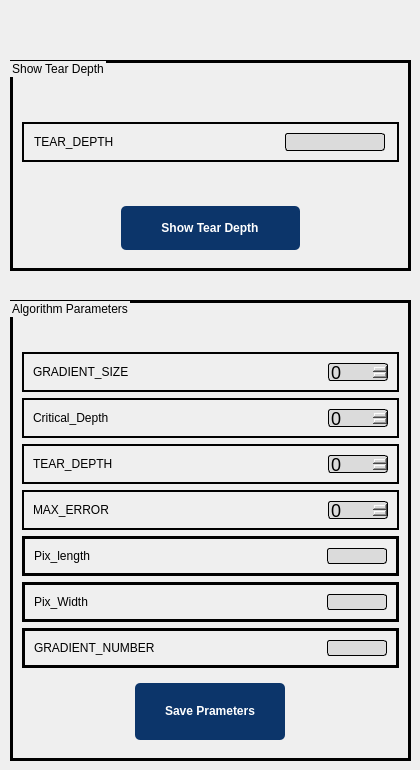
                   <widget class="QWidget" name="tab_3">
                    <attribute name="title">
                     <string>Algorithm Parameters</string>
                    </attribute>
                    <widget class="QGroupBox" name="groupBox_19">
                     <property name="geometry">
                      <rect>
                       <x>10</x>
                       <y>300</y>
                       <width>401</width>
                       <height>461</height>
                      </rect>
                     </property>
                     <property name="styleSheet">
                      <string notr="true">font: 18pt &quot;Mongolian Baiti&quot;;
border: 3px solid back</string>
                     </property>
                     <property name="title">
                      <string>Algorithm Parameters</string>
                     </property>
                     <layout class="QVBoxLayout" name="verticalLayout_26">
                      <item>
                       <spacer name="verticalSpacer_12">
                        <property name="orientation">
                         <enum>Qt::Vertical</enum>
                        </property>
                        <property name="sizeType">
                         <enum>QSizePolicy::Fixed</enum>
                        </property>
                        <property name="sizeHint" stdset="0">
                         <size>
                          <width>20</width>
                          <height>40</height>
                         </size>
                        </property>
                       </spacer>
                      </item>
                      <item>
                       <widget class="QFrame" name="frame_84">
                        <property name="minimumSize">
                         <size>
                          <width>0</width>
                          <height>40</height>
                         </size>
                        </property>
                        <property name="maximumSize">
                         <size>
                          <width>16777215</width>
                          <height>40</height>
                         </size>
                        </property>
                        <property name="styleSheet">
                         <string notr="true">border: 2px solid back</string>
                        </property>
                        <property name="frameShape">
                         <enum>QFrame::StyledPanel</enum>
                        </property>
                        <property name="frameShadow">
                         <enum>QFrame::Raised</enum>
                        </property>
                        <layout class="QHBoxLayout" name="horizontalLayout_79">
                         <item>
                          <widget class="QLabel" name="label_56">
                           <property name="styleSheet">
                            <string notr="true">font: 13pt &quot;Mongolian Baiti&quot;;
border: no</string>
                           </property>
                           <property name="text">
                            <string>GRADIENT_SIZE</string>
                           </property>
                          </widget>
                         </item>
                         <item>
                          <widget class="QSpinBox" name="SpinBox_GRADIENT_SIZE">
                           <property name="maximumSize">
                            <size>
                             <width>60</width>
                             <height>29</height>
                            </size>
                           </property>
                           <property name="styleSheet">
                            <string notr="true">background-color :rgb(219, 219, 219);
border-style: solid;
border-width: 1;
border-radius: 3;
font-size:18px;</string>
                           </property>
                           <property name="maximum">
                            <number>100000</number>
                           </property>
                           <property name="stepType">
                            <enum>QAbstractSpinBox::DefaultStepType</enum>
                           </property>
                          </widget>
                         </item>
                        </layout>
                       </widget>
                      </item>
                      <item>
                       <widget class="QFrame" name="frame_89">
                        <property name="maximumSize">
                         <size>
                          <width>16777215</width>
                          <height>40</height>
                         </size>
                        </property>
                        <property name="styleSheet">
                         <string notr="true">border: 2px solid back</string>
                        </property>
                        <property name="frameShape">
                         <enum>QFrame::StyledPanel</enum>
                        </property>
                        <property name="frameShadow">
                         <enum>QFrame::Raised</enum>
                        </property>
                        <layout class="QHBoxLayout" name="horizontalLayout_80">
                         <item>
                          <widget class="QLabel" name="label_57">
                           <property name="styleSheet">
                            <string notr="true">font: 13pt &quot;Mongolian Baiti&quot;;
border: no</string>
                           </property>
                           <property name="text">
                            <string>Critical_Depth</string>
                           </property>
                          </widget>
                         </item>
                         <item>
                          <widget class="QSpinBox" name="SpinBox_Critical_Depth">
                           <property name="maximumSize">
                            <size>
                             <width>60</width>
                             <height>33</height>
                            </size>
                           </property>
                           <property name="styleSheet">
                            <string notr="true">background-color :rgb(219, 219, 219);
border-style: solid;
border-width: 1;
border-radius: 3;
font-size:18px;</string>
                           </property>
                           <property name="maximum">
                            <number>10000</number>
                           </property>
                           <property name="stepType">
                            <enum>QAbstractSpinBox::DefaultStepType</enum>
                           </property>
                          </widget>
                         </item>
                        </layout>
                       </widget>
                      </item>
                      <item>
                       <widget class="QFrame" name="frame_90">
                        <property name="maximumSize">
                         <size>
                          <width>16777215</width>
                          <height>40</height>
                         </size>
                        </property>
                        <property name="styleSheet">
                         <string notr="true">border: 2px solid back</string>
                        </property>
                        <property name="frameShape">
                         <enum>QFrame::StyledPanel</enum>
                        </property>
                        <property name="frameShadow">
                         <enum>QFrame::Raised</enum>
                        </property>
                        <layout class="QHBoxLayout" name="horizontalLayout_81">
                         <item>
                          <widget class="QLabel" name="label_58">
                           <property name="styleSheet">
                            <string notr="true">font: 13pt &quot;Mongolian Baiti&quot;;
border: no</string>
                           </property>
                           <property name="text">
                            <string>TEAR_DEPTH</string>
                           </property>
                          </widget>
                         </item>
                         <item>
                          <widget class="QSpinBox" name="SpinBox_TEAR_DEPTH">
                           <property name="maximumSize">
                            <size>
                             <width>60</width>
                             <height>33</height>
                            </size>
                           </property>
                           <property name="styleSheet">
                            <string notr="true">background-color :rgb(219, 219, 219);
border-style: solid;
border-width: 1;
border-radius: 3;
font-size:18px;</string>
                           </property>
                           <property name="maximum">
                            <number>2000</number>
                           </property>
                           <property name="stepType">
                            <enum>QAbstractSpinBox::DefaultStepType</enum>
                           </property>
                          </widget>
                         </item>
                        </layout>
                       </widget>
                      </item>
                      <item>
                       <widget class="QFrame" name="frame_91">
                        <property name="maximumSize">
                         <size>
                          <width>16777215</width>
                          <height>40</height>
                         </size>
                        </property>
                        <property name="styleSheet">
                         <string notr="true">border: 2px solid back</string>
                        </property>
                        <property name="frameShape">
                         <enum>QFrame::StyledPanel</enum>
                        </property>
                        <property name="frameShadow">
                         <enum>QFrame::Raised</enum>
                        </property>
                        <layout class="QHBoxLayout" name="horizontalLayout_82">
                         <item>
                          <widget class="QLabel" name="label_59">
                           <property name="styleSheet">
                            <string notr="true">font: 13pt &quot;Mongolian Baiti&quot;;
border: no</string>
                           </property>
                           <property name="text">
                            <string>MAX_ERROR</string>
                           </property>
                          </widget>
                         </item>
                         <item>
                          <widget class="QSpinBox" name="SpinBox_MAX_ERROR">
                           <property name="minimumSize">
                            <size>
                             <width>33</width>
                             <height>0</height>
                            </size>
                           </property>
                           <property name="maximumSize">
                            <size>
                             <width>60</width>
                             <height>33</height>
                            </size>
                           </property>
                           <property name="styleSheet">
                            <string notr="true">background-color :rgb(219, 219, 219);
border-style: solid;
border-width: 1;
border-radius: 3;
font-size:18px;</string>
                           </property>
                           <property name="maximum">
                            <number>10000000</number>
                           </property>
                           <property name="stepType">
                            <enum>QAbstractSpinBox::DefaultStepType</enum>
                           </property>
                          </widget>
                         </item>
                        </layout>
                       </widget>
                      </item>
                      <item>
                       <widget class="QFrame" name="frame_26">
                        <property name="maximumSize">
                         <size>
                          <width>16777215</width>
                          <height>40</height>
                         </size>
                        </property>
                        <property name="frameShape">
                         <enum>QFrame::StyledPanel</enum>
                        </property>
                        <property name="frameShadow">
                         <enum>QFrame::Raised</enum>
                        </property>
                        <layout class="QHBoxLayout" name="horizontalLayout_86">
                         <item>
                          <widget class="QLabel" name="label_23">
                           <property name="styleSheet">
                            <string notr="true">font: 13pt &quot;Mongolian Baiti&quot;;
border: no</string>
                           </property>
                           <property name="text">
                            <string>Pix_length</string>
                           </property>
                          </widget>
                         </item>
                         <item>
                          <widget class="QLineEdit" name="pix_length">
                           <property name="maximumSize">
                            <size>
                             <width>60</width>
                             <height>16777215</height>
                            </size>
                           </property>
                           <property name="styleSheet">
                            <string notr="true">background-color :rgb(219, 219, 219);
border-style: solid;
border-width: 1;
border-radius: 3;
font-size:18px;</string>
                           </property>
                          </widget>
                         </item>
                        </layout>
                       </widget>
                      </item>
                      <item>
                       <widget class="QFrame" name="frame_94">
                        <property name="maximumSize">
                         <size>
                          <width>16777215</width>
                          <height>40</height>
                         </size>
                        </property>
                        <property name="frameShape">
                         <enum>QFrame::StyledPanel</enum>
                        </property>
                        <property name="frameShadow">
                         <enum>QFrame::Raised</enum>
                        </property>
                        <layout class="QHBoxLayout" name="horizontalLayout_87">
                         <item>
                          <widget class="QLabel" name="label_39">
                           <property name="styleSheet">
                            <string notr="true">font: 13pt &quot;Mongolian Baiti&quot;;
border: no</string>
                           </property>
                           <property name="text">
                            <string>Pix_Width</string>
                           </property>
                          </widget>
                         </item>
                         <item>
                          <widget class="QLineEdit" name="pix_width">
                           <property name="maximumSize">
                            <size>
                             <width>60</width>
                             <height>16777215</height>
                            </size>
                           </property>
                           <property name="styleSheet">
                            <string notr="true">background-color :rgb(219, 219, 219);
border-style: solid;
border-width: 1;
border-radius: 3;
font-size:18px;</string>
                           </property>
                          </widget>
                         </item>
                        </layout>
                       </widget>
                      </item>
                      <item>
                       <widget class="QFrame" name="frame_95">
                        <property name="maximumSize">
                         <size>
                          <width>16777215</width>
                          <height>40</height>
                         </size>
                        </property>
                        <property name="frameShape">
                         <enum>QFrame::StyledPanel</enum>
                        </property>
                        <property name="frameShadow">
                         <enum>QFrame::Raised</enum>
                        </property>
                        <layout class="QHBoxLayout" name="horizontalLayout_88">
                         <item>
                          <widget class="QLabel" name="label_137">
                           <property name="styleSheet">
                            <string notr="true">font: 13pt &quot;Mongolian Baiti&quot;;
border: no</string>
                           </property>
                           <property name="text">
                            <string>GRADIENT_NUMBER</string>
                           </property>
                          </widget>
                         </item>
                         <item>
                          <widget class="QLineEdit" name="gradient_number">
                           <property name="maximumSize">
                            <size>
                             <width>60</width>
                             <height>16777215</height>
                            </size>
                           </property>
                           <property name="styleSheet">
                            <string notr="true">background-color :rgb(219, 219, 219);
border-style: solid;
border-width: 1;
border-radius: 3;
font-size:18px;</string>
                           </property>
                          </widget>
                         </item>
                        </layout>
                       </widget>
                      </item>
                      <item>
                       <widget class="QFrame" name="frame_22">
                        <property name="styleSheet">
                         <string notr="true">border:no
</string>
                        </property>
                        <property name="frameShape">
                         <enum>QFrame::StyledPanel</enum>
                        </property>
                        <property name="frameShadow">
                         <enum>QFrame::Raised</enum>
                        </property>
                        <layout class="QHBoxLayout" name="horizontalLayout_35">
                         <item>
                          <widget class="QFrame" name="frame_92">
                           <property name="minimumSize">
                            <size>
                             <width>0</width>
                             <height>36</height>
                            </size>
                           </property>
                           <property name="maximumSize">
                            <size>
                             <width>150</width>
                             <height>59</height>
                            </size>
                           </property>
                           <property name="styleSheet">
                            <string notr="true">QFrame{
	background: #0C356A;
border-radius:5px;
}
</string>
                           </property>
                           <property name="frameShape">
                            <enum>QFrame::Box</enum>
                           </property>
                           <property name="frameShadow">
                            <enum>QFrame::Raised</enum>
                           </property>
                           <property name="lineWidth">
                            <number>3</number>
                           </property>
                           <layout class="QHBoxLayout" name="horizontalLayout_83">
                            <item>
                             <widget class="QPushButton" name="Save_Algorithm_Parameters">
                              <property name="maximumSize">
                               <size>
                                <width>120</width>
                                <height>16777215</height>
                               </size>
                              </property>
                              <property name="cursor">
                               <cursorShape>PointingHandCursor</cursorShape>
                              </property>
                              <property name="toolTip">
                               <string/>
                              </property>
                              <property name="styleSheet">
                               <string notr="true">QPushButton{
	color: white;
    background-color:#0C356A;
	padding: 5px;
	font-size:12px;
	font-weight: bold;
	border-radius:7px;
background-color:transparent;
}

QPushButton:hover{
	background: #a3a3a3;
}

QPushButton:disabled {
    color: #8D8D8D;
}

QPushButton:pressed {
	background: rgb(0, 0, 0);
}

</string>
                              </property>
                              <property name="text">
                               <string>Save Prameters</string>
                              </property>
                              <property name="icon">
                               <iconset>
                                <normaloff>../icons/save.png</normaloff>../icons/save.png</iconset>
                              </property>
                              <property name="iconSize">
                               <size>
                                <width>26</width>
                                <height>26</height>
                               </size>
                              </property>
                             </widget>
                            </item>
                           </layout>
                          </widget>
                         </item>
                        </layout>
                       </widget>
                      </item>
                     </layout>
                    </widget>
                    <widget class="QGroupBox" name="groupBox_21">
                     <property name="geometry">
                      <rect>
                       <x>10</x>
                       <y>60</y>
                       <width>401</width>
                       <height>211</height>
                      </rect>
                     </property>
                     <property name="styleSheet">
                      <string notr="true">font: 18pt &quot;Mongolian Baiti&quot;;
border: 3px solid back</string>
                     </property>
                     <property name="title">
                      <string>Show Tear Depth</string>
                     </property>
                     <layout class="QVBoxLayout" name="verticalLayout_30">
                      <item>
                       <spacer name="verticalSpacer_11">
                        <property name="orientation">
                         <enum>Qt::Vertical</enum>
                        </property>
                        <property name="sizeType">
                         <enum>QSizePolicy::Fixed</enum>
                        </property>
                        <property name="sizeHint" stdset="0">
                         <size>
                          <width>20</width>
                          <height>50</height>
                         </size>
                        </property>
                       </spacer>
                      </item>
                      <item>
                       <widget class="QFrame" name="frame_23">
                        <property name="minimumSize">
                         <size>
                          <width>0</width>
                          <height>40</height>
                         </size>
                        </property>
                        <property name="maximumSize">
                         <size>
                          <width>16777215</width>
                          <height>39</height>
                         </size>
                        </property>
                        <property name="styleSheet">
                         <string notr="true">border: 2px solid back</string>
                        </property>
                        <property name="frameShape">
                         <enum>QFrame::StyledPanel</enum>
                        </property>
                        <property name="frameShadow">
                         <enum>QFrame::Raised</enum>
                        </property>
                        <layout class="QHBoxLayout" name="horizontalLayout_36">
                         <item>
                          <widget class="QLabel" name="label_38">
                           <property name="maximumSize">
                            <size>
                             <width>244</width>
                             <height>16777215</height>
                            </size>
                           </property>
                           <property name="styleSheet">
                            <string notr="true">font: 13pt &quot;Mongolian Baiti&quot;;
border: no</string>
                           </property>
                           <property name="text">
                            <string>TEAR_DEPTH</string>
                           </property>
                          </widget>
                         </item>
                         <item>
                          <widget class="QLabel" name="Show_Tear_Depth_Label">
                           <property name="maximumSize">
                            <size>
                             <width>100</width>
                             <height>16777215</height>
                            </size>
                           </property>
                           <property name="styleSheet">
                            <string notr="true">background-color :rgb(219, 219, 219);
border-style: solid;
border-width: 1;
border-radius: 3;
font-size:18px;</string>
                           </property>
                           <property name="text">
                            <string/>
                           </property>
                          </widget>
                         </item>
                        </layout>
                       </widget>
                      </item>
                      <item>
                       <spacer name="verticalSpacer_20">
                        <property name="orientation">
                         <enum>Qt::Vertical</enum>
                        </property>
                        <property name="sizeType">
                         <enum>QSizePolicy::Fixed</enum>
                        </property>
                        <property name="sizeHint" stdset="0">
                         <size>
                          <width>20</width>
                          <height>29</height>
                         </size>
                        </property>
                       </spacer>
                      </item>
                      <item>
                       <widget class="QFrame" name="frame_24">
                        <property name="minimumSize">
                         <size>
                          <width>0</width>
                          <height>59</height>
                         </size>
                        </property>
                        <property name="maximumSize">
                         <size>
                          <width>16777215</width>
                          <height>67</height>
                         </size>
                        </property>
                        <property name="styleSheet">
                         <string notr="true">border:no
</string>
                        </property>
                        <property name="frameShape">
                         <enum>QFrame::StyledPanel</enum>
                        </property>
                        <property name="frameShadow">
                         <enum>QFrame::Raised</enum>
                        </property>
                        <layout class="QHBoxLayout" name="horizontalLayout_85">
                         <item>
                          <widget class="QFrame" name="frame_93">
                           <property name="minimumSize">
                            <size>
                             <width>0</width>
                             <height>36</height>
                            </size>
                           </property>
                           <property name="maximumSize">
                            <size>
                             <width>179</width>
                             <height>66</height>
                            </size>
                           </property>
                           <property name="styleSheet">
                            <string notr="true">QFrame{
	background: #0C356A;
border-radius:5px;
}
</string>
                           </property>
                           <property name="frameShape">
                            <enum>QFrame::Box</enum>
                           </property>
                           <property name="frameShadow">
                            <enum>QFrame::Raised</enum>
                           </property>
                           <property name="lineWidth">
                            <number>3</number>
                           </property>
                           <layout class="QHBoxLayout" name="horizontalLayout_84">
                            <item>
                             <widget class="QPushButton" name="Show_Tear_Depth_Button">
                              <property name="maximumSize">
                               <size>
                                <width>120</width>
                                <height>16777215</height>
                               </size>
                              </property>
                              <property name="toolTip">
                               <string/>
                              </property>
                              <property name="styleSheet">
                               <string notr="true">QPushButton{
	color: white;
    background-color:#0C356A;
	padding: 5px;
	font-size:12px;
	font-weight: bold;
	border-radius:7px;
background-color:transparent;
}

QPushButton:hover{
	background: #a3a3a3;
}

QPushButton:disabled {
    color: #8D8D8D;
}

QPushButton:pressed {
	background: rgb(0, 0, 0);
}
</string>
                              </property>
                              <property name="text">
                               <string>Show Tear Depth</string>
                              </property>
                             </widget>
                            </item>
                           </layout>
                          </widget>
                         </item>
                        </layout>
                       </widget>
                      </item>
                     </layout>
                    </widget>
                   </widget>
